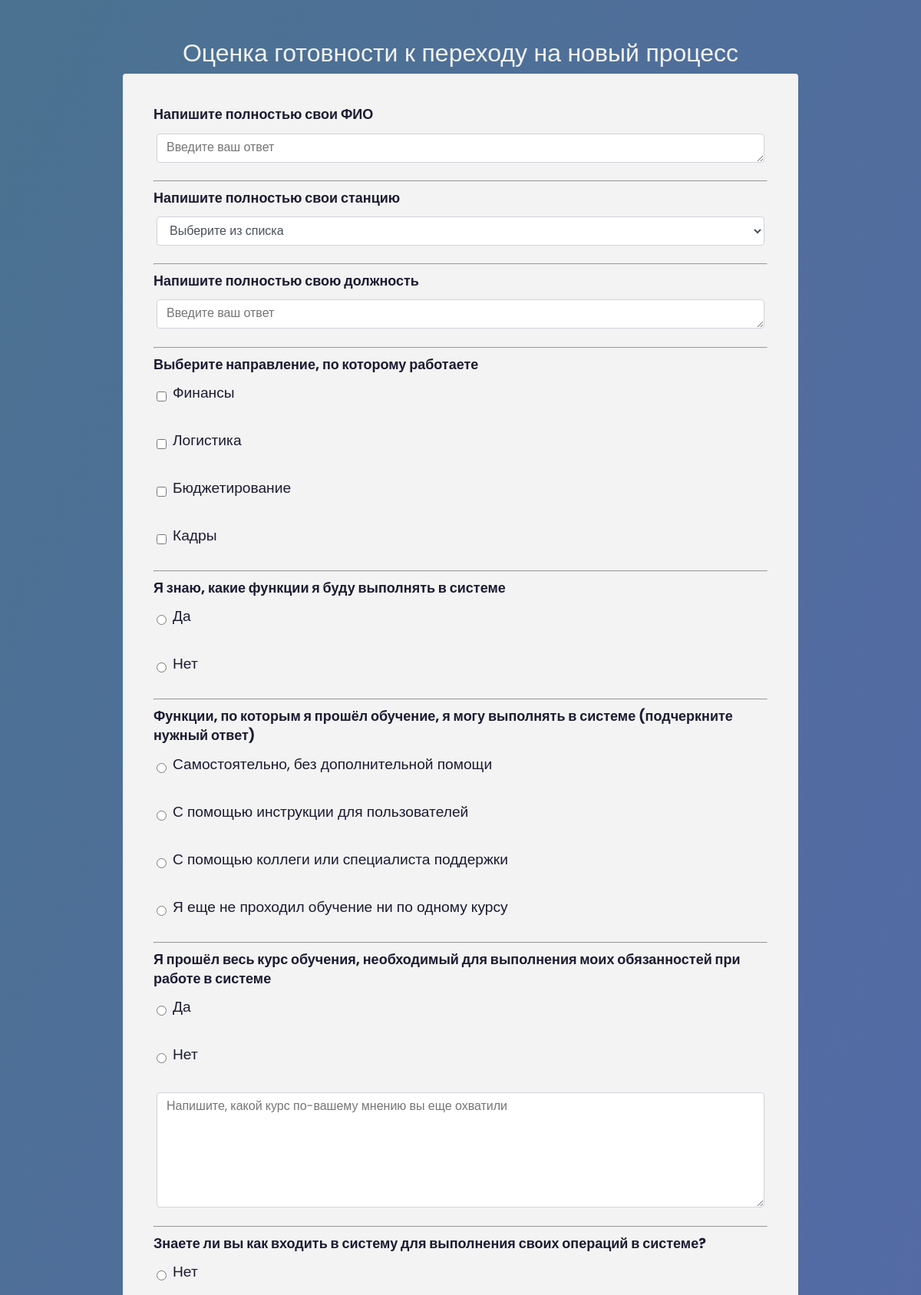
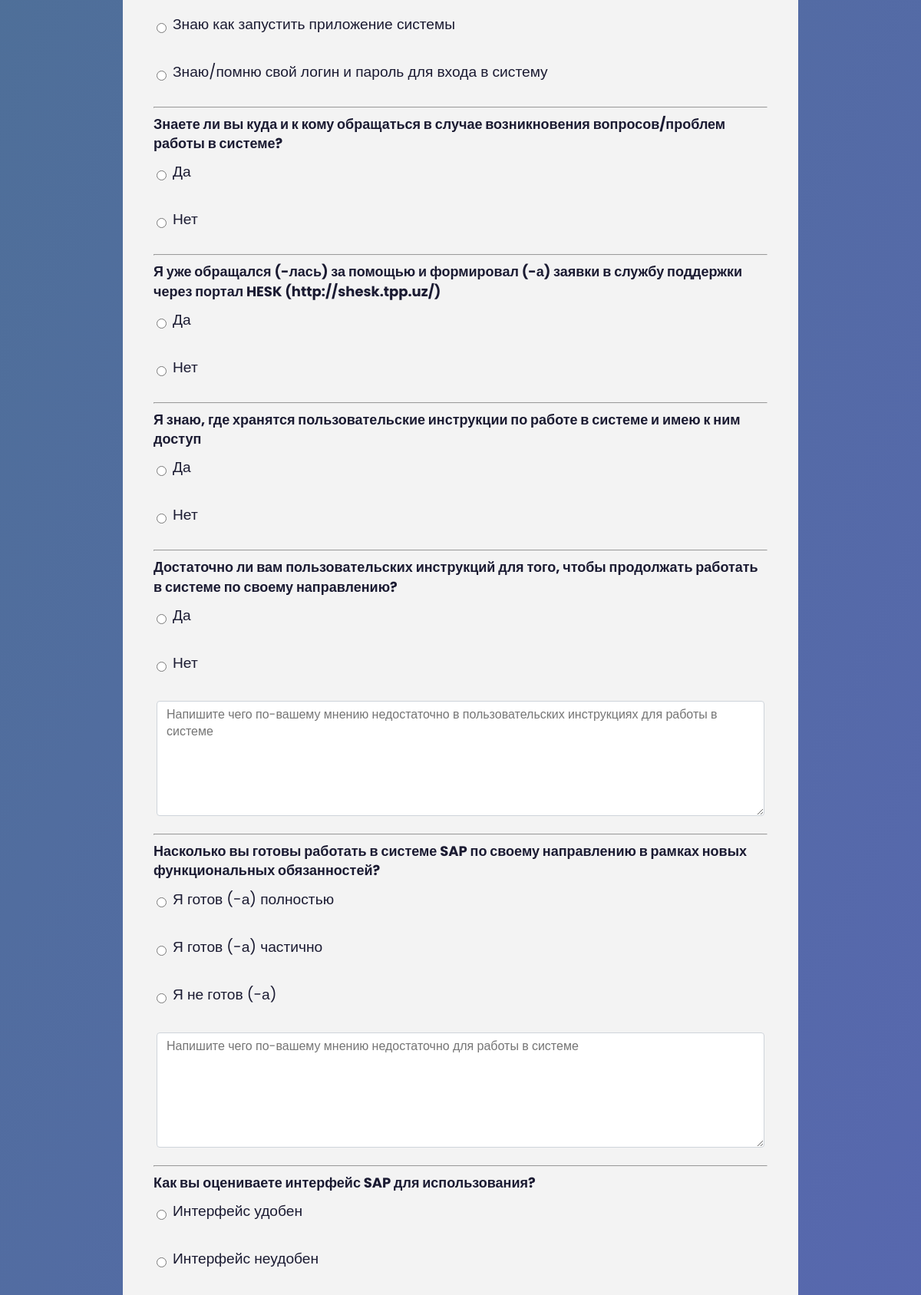
The app's page /survey/1/ (upper part) with its own data (2 pictures, top to bottom).
### survey/models.py (models this page shows, shortened)
class Survey(models.Model):
    title = models.CharField(max_length=255)
    description = models.TextField(blank=True, null=True)
    created_at = models.DateTimeField(auto_now_add=True)

class Question(models.Model):
    QUESTION_TYPES = [
        ('text', 'Текстовый ответ'),
        ('radio', 'Один вариант ответа'),
        ('checkbox', 'Множественный выбор'),
        ('select', 'Выпадающий список'),
        ('combo', 'Комбинированный (Да/Нет + Текст)')
    ]
    survey = models.ForeignKey(Survey, related_name='questions', on_delete=models.CASCADE)
    text = models.CharField(max_length=255)
    question_type = models.CharField(max_length=50, choices=QUESTION_TYPES)
    required = models.BooleanField(default=True)

class Choice(models.Model):
    question = models.ForeignKey(Question, related_name='choices', on_delete=models.CASCADE)
    text = models.CharField(max_length=255)
    description = models.CharField(max_length=255, blank=True)
    requires_comment = models.BooleanField(default=False)

### survey/views.py (the view, shortened to what this page needs)
# urls.py: path('survey/<int:survey_id>/', views.survey_view, name='surveys'),
def survey_view(request, survey_id):
    survey = get_object_or_404(Survey, id=survey_id)
    return render(request, 'survey.html', {'survey': survey})

### survey/templates/survey.html (shortened to what this page needs)
{% load static %}
<html lang="en">
<head>
    <link type="text/css" href="{% static 'style.css' %}" rel="stylesheet">
</head>
<body>
    <div class="container">
    <h1>{{ survey.title }}</h1>
    <form method="post" id="survey-form">
        {% for question in survey.questions.all %}
            <div class="question">
                <p><strong>{{ question.text }}</strong></p>
                {% if question.question_type == 'combo' %}
                    {% for choice in question.choices.all %}
                    <div class="form-group">
                        <input type="radio"
                            id="choice_{{ question.id }}_{{ choice.id }}"
                            name="question_{{ question.id }}"
                            value="{{ choice.id }}"
                            onclick="toggleCommentField({{ question.id }}, {{ choice.id }}, {{ choice.requires_comment|yesno:'true,false' }})"
                            class="form-check-input">
                        <label for="choice_{{ question.id }}_{{ choice.id }}" class="form-check-label">
                            {{ choice.text }}
                        </label>
                    </div>
                    {% if choice.requires_comment %}
                    <div class="form-group hidden" id="comment-group-{{ question.id }}-{{ choice.id }}">
                        <textarea
                            id="comment_{{ question.id }}_{{ choice.id }}"
                            name="comment_{{ question.id }}_{{ choice.id }}"
                            class="form-control"
                            style="height: 150px; width: 100%; resize: vertical;"
                            placeholder="{{ choice.description }}" rows="5"></textarea>
                    </div>
                    {% endif %}
                    {% endfor %}
                {% elif question.question_type == 'text' %}
                    <div class="form-group">
                        <textarea name="question_{{ question.id }}" placeholder="Введите ваш ответ" class="form-control"></textarea>
                    </div>
                {% elif question.question_type == 'radio' %}
                    {% for choice in question.choices.all %}
                    <div class="form-group">
                        <input type="radio" id="choice_{{ choice.id }}" name="question_{{ question.id }}" value="{{ choice.id }}" class="form-check-input">
                        <label for="choice_{{ choice.id }}" class="form-check-label">{{ choice.text }}</label><br>
                    </div>
                    {% endfor %}
                {% elif question.question_type == 'checkbox' %}
                    {% for choice in question.choices.all %}
                    <div class="form-group">
                        <input type="checkbox" id="choice_{{ choice.id }}" name="question_{{ question.id }}" value="{{ choice.id }}" class="form-check-input">
                        <label for="choice_{{ choice.id }}" class="form-check-label">{{ choice.text }}</label><br>
                    </div>
                    {% endfor %}
                {% elif question.question_type == 'select' %}
                    <div class="form-group">
                        <select name="question_{{ question.id }}" class="form-control">
                            <option disabled selected value>Выберите из списка</option>
                        </select>
                    </div>
                {% endif %}
            </div>
            <hr>
        {% endfor %}
    </form>
    </div>
</body>
</html>

### survey/static/style.css (style rules this page uses)
:root { --color-white: #f3f3f3; --color-darkblue: #1b1b32; --color-darkblue-alpha: rgba(27, 27, 50, 0.8); --color-green: #37af65; }
*, *::before, *::after { box-sizing: border-box; }
body { font-family: 'Poppins', sans-serif; font-size: 1rem; font-weight: 400; line-height: 1.4; color: var(--color-darkblue); margin: 0; }
body::before { content: ''; position: fixed; top: 0; left: 0; height: 100%; width: 100%; z-index: -1; background: var(--color-darkblue); background-image: linear-gradient( 115deg, rgba(87, 136, 168, 0.8), rgba(114, 135, 230, 0.7) ); background-size: cover; background-repeat: no-repeat; background-position: center; }
h1 { text-align: center; color: var(--color-white); font-weight: 400; line-height: 1.2; margin: 0 0 0.5rem; }
p { font-size: 1.125rem; margin: 0 0 0.5rem; }
label { display: flex; align-items: center; font-size: 1.125rem; margin-bottom: 0.5rem; }
input, button, select, textarea { margin: 0; font-family: inherit; font-size: inherit; line-height: inherit; }
.container { width: 100%; margin: 3.125rem auto 0 auto; padding: 0 0.625rem; }
@media (min-width: 576px) { .container { max-width: 720px; } }
@media (min-width: 768px) { .container { max-width: 900px; } }
form { background: var(--color-white); padding: 2.5rem 0.625rem; border-radius: 0.25rem; }
@media (min-width: 480px) { form { padding: 2.5rem; } }
.form-group { margin-bottom: 1.25rem; padding: 0.25rem; }
.form-control { display: block; width: 100%; height: 2.375rem; padding: 0.375rem 0.75rem; color: #495057; background-color: #fff; border: 1px solid #ced4da; border-radius: 0.25rem; transition: border-color 0.15s ease-in-out, box-shadow 0.15s ease-in-out; }
.form-group { display: flex; align-items: center; margin-bottom: 1.2rem; }
.form-group label { margin-left: 0.5rem; display: inline-block; font-size: 1.2rem; }

### survey/templates/survey.html (style rules this page uses)
.hidden { display: none; }

### records on screen
Survey: title "Оценка готовности к переходу на новый процесс"
Question: text "Напишите полностью свои ФИО", id "Введите ваш ответ"
Question: text "Напишите полностью свои станцию"
Question: text "Напишите полностью свою должность", id "Введите ваш ответ"
Question: text "Выберите направление, по которому работаете"
Choice: text "Финансы"
Choice: text "Логистика"
Choice: text "Бюджетирование"
Choice: text "Кадры"
Question: text "Я знаю, какие функции я буду выполнять в системе"
Choice: text "Да"
Choice: text "Нет"
Question: text "Функции, по которым я прошёл обучение, я могу выполнять в системе (подчеркните нужный ответ)"
Choice: text "Самостоятельно, без дополнительной помощи"
Choice: text "С помощью инструкции для пользователей"
Choice: text "С помощью коллеги или специалиста поддержки"
Choice: text "Я еще не проходил обучение ни по одному курсу"
Question: text "Я прошёл весь курс обучения, необходимый для выполнения моих обязанностей при работе в системе", id "Напишите, какой курс по-вашему мнению вы еще охватили"
Choice: text "Да"
Choice: text "Нет"
Question: text "Знаете ли вы как входить в систему для выполнения своих операций в системе?"
Choice: text "Нет"
Choice: text "Знаю как запустить приложение системы"
Choice: text "Знаю/помню свой логин и пароль для входа в систему"
Question: text "Знаете ли вы куда и к кому обращаться в случае возникновения вопросов/проблем работы в системе?"
Choice: text "Да"
Choice: text "Нет"
Question: text "Я уже обращался (-лась) за помощью и формировал (-а) заявки в службу поддержки через портал HESK (http://shesk.tpp.uz/)"
Choice: text "Да"
Choice: text "Нет"
Question: text "Я знаю, где хранятся пользовательские инструкции по работе в системе и имею к ним доступ"
Choice: text "Да"
Choice: text "Нет"
Question: text "Достаточно ли вам пользовательских инструкций для того, чтобы продолжать работать в системе по своему направлению?", id "Напишите чего по-вашему мнению недостаточно в пользовательских инструкциях для работы в системе"
Choice: text "Да"
Choice: text "Нет"
Question: text "Насколько вы готовы работать в системе SAP по своему направлению в рамках новых функциональных обязанностей?", id "Напишите чего по-вашему мнению недостаточно для работы в системе"
Choice: text "Я готов (-а) полностью"
Choice: text "Я готов (-а) частично"
Choice: text "Я не готов (-а)"
Question: text "Как вы оцениваете интерфейс SAP для использования?"
Choice: text "Интерфейс удобен"
Choice: text "Интерфейс неудобен"
